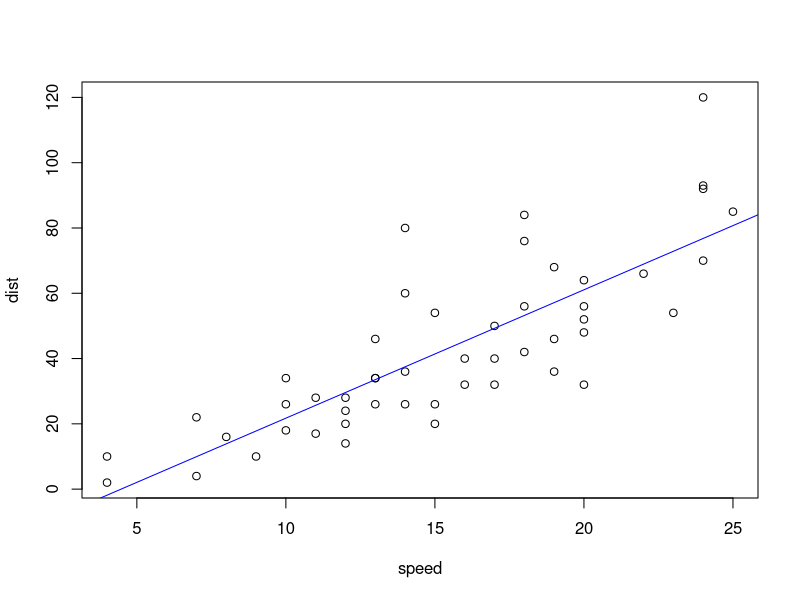

Source code (R):
## ---- chunk 1
plot(cars)
abline(lm(dist ~ speed, data = cars), col = "blue")
